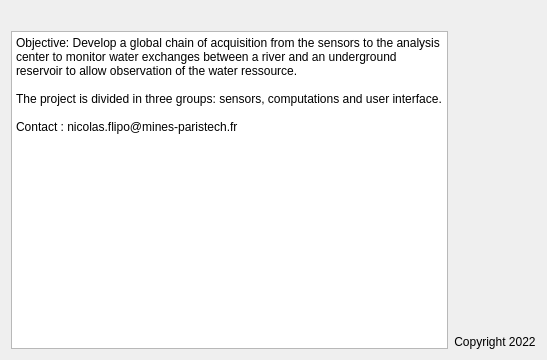
<?xml version="1.0" encoding="UTF-8"?>
<ui version="4.0">
 <class>Dialog_AboutUs</class>
 <widget class="QDialog" name="Dialog_AboutUs">
  <property name="geometry">
   <rect>
    <x>0</x>
    <y>0</y>
    <width>547</width>
    <height>360</height>
   </rect>
  </property>
  <property name="sizePolicy">
   <sizepolicy hsizetype="Preferred" vsizetype="Preferred">
    <horstretch>0</horstretch>
    <verstretch>0</verstretch>
   </sizepolicy>
  </property>
  <property name="minimumSize">
   <size>
    <width>547</width>
    <height>360</height>
   </size>
  </property>
  <property name="maximumSize">
   <size>
    <width>547</width>
    <height>360</height>
   </size>
  </property>
  <property name="windowTitle">
   <string>About Us</string>
  </property>
  <layout class="QGridLayout" name="gridLayout">
   <item row="0" column="0" colspan="2">
    <widget class="QLabel" name="labelMines">
     <property name="text">
      <string/>
     </property>
     <property name="pixmap">
      <pixmap>LogoMines.jpeg</pixmap>
     </property>
    </widget>
   </item>
   <item row="1" column="0">
    <widget class="QPlainTextEdit" name="plainTextEdit">
     <property name="plainText">
      <string>Objective: Develop a global chain of acquisition from the sensors to the analysis center to monitor water exchanges between a river and an underground reservoir to allow observation of the water ressource.

The project is divided in three groups: sensors, computations and user interface.

Contact : nicolas.flipo@mines-paristech.fr</string>
     </property>
    </widget>
   </item>
   <item row="1" column="1">
    <layout class="QVBoxLayout" name="verticalLayout">
     <item>
      <spacer name="verticalSpacer">
       <property name="orientation">
        <enum>Qt::Vertical</enum>
       </property>
       <property name="sizeHint" stdset="0">
        <size>
         <width>20</width>
         <height>40</height>
        </size>
       </property>
      </spacer>
     </item>
     <item>
      <widget class="QLabel" name="labelMolonaviz">
       <property name="text">
        <string/>
       </property>
       <property name="pixmap">
        <pixmap>MolonavizIcon_th.png</pixmap>
       </property>
      </widget>
     </item>
     <item>
      <widget class="QLabel" name="label_3">
       <property name="text">
        <string>Copyright 2022</string>
       </property>
       <property name="alignment">
        <set>Qt::AlignCenter</set>
       </property>
      </widget>
     </item>
    </layout>
   </item>
  </layout>
 </widget>
 <resources/>
 <connections/>
</ui>
